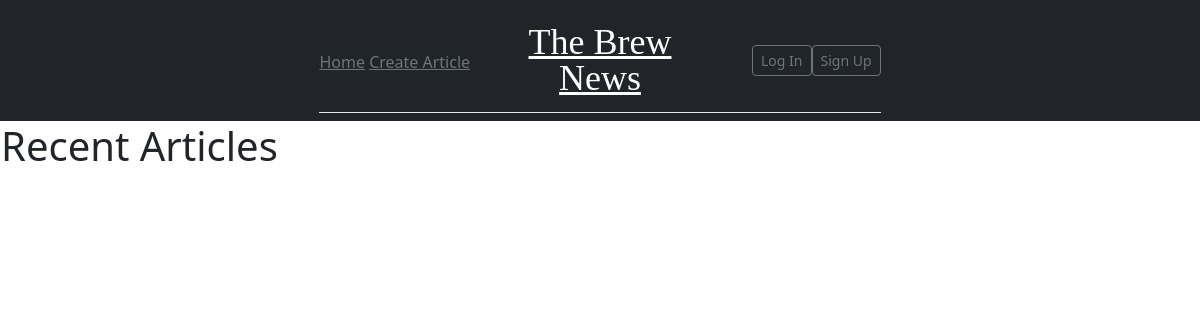
/articles/, run on an earlier commit of the app's database.
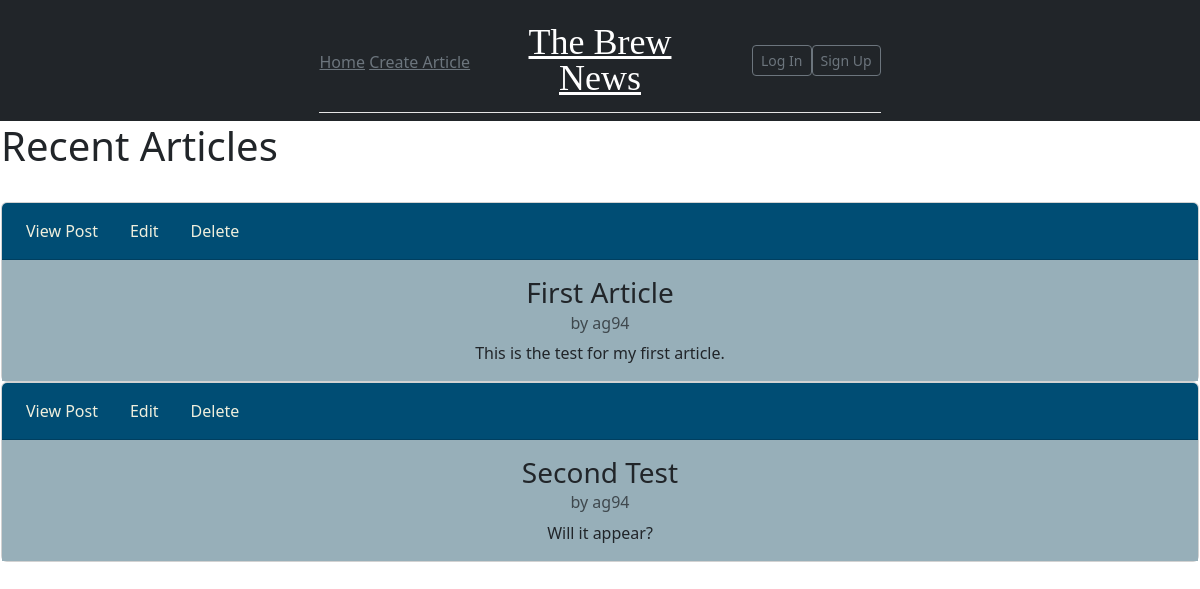
And on a later commit of the database.
### articles/models.py (models this page shows, shortened)
class Article(models.Model):
    title = models.CharField(max_length=200)
    body = models.TextField()
    author = models.ForeignKey(
        get_user_model(),
        on_delete=models.CASCADE,
    )
    date_published = models.DateField(auto_now_add=True)
    image = models.TextField()

### accounts/models.py (models this page shows)
class CustomUser(AbstractUser):
    age = models.PositiveIntegerField(null=True, blank=True)

### articles/views.py (the view)
# urls.py: path('', ArticleListView.as_view(), name='article_list'),
class ArticleListView(ListView):
    model = Article
    template_name = "article_list.html"

### templates/article_list.html (shortened to what this page needs)
{% extends 'base.html' %}
{% block content %}
    <h1>Recent Articles</h1>
    <br>
    {% for article in article_list %}
        <div class="card text-center">
            <div class="card-header" style="background-color: #004D74">
                <ul class="nav nav-pills card-header-pills">
                    <li class="nav-item">
                        <a class="nav-link" style="color: #EFEFDD" href="{% url 'article_detail' article.pk %}">View Post</a>
                    </li>
                    <li class="nav-item">
                        <a class="nav-link" style="color: #EFEFDD" href="{% url 'article_update' article.pk %}">Edit</a>
                    </li>
                    <li class="nav-item">
                        <a class="nav-link" style="color: #EFEFDD" href="{% url 'article_delete' article.pk %}">Delete</a>
                    </li>
                </ul>
            </div>
            <div class="card-body" style="background-color: #97AFB9">
                <h3 class="card-title" >{{ article.title }}</h3>
                <h6 class="card-subtitle mb-2 text-muted">by {{ article.author }}</h6>
                <p class="card-text">{{ article.body }}</p>
            </div>
        </div>
    {% endfor %}
{% endblock content %}

### templates/base.html (shortened to what this page needs)
{% load static %}
<!DOCTYPE html>
<html lang="en">
<head>
    <link href="https://cdn.jsdelivr.net/npm/bootstrap@5.1.1/dist/css/bootstrap.min.css"
        rel="stylesheet"
>
    <link href="../assets/dist/css/bootstrap.min.css" rel="stylesheet">
    <link rel="stylesheet" href="{% static 'css/base.css' %}">
</head>
<body>
    <nav class="navbar navbar-expand-lg navbar-dark bg-dark">
        <div class="navbar-container">
            <header class="blog-header py-3">
                <div class="row flex-nowrap justify-content-between align-items-center">
                    <div class="col-4 pt-1">
                        <a class="link-secondary" href="{% url 'article_list' %}">Home</a>
                        <a class="link-secondary" href="{% url 'article_create' %}">Create Article</a>
                    </div>
                    <div class="col-4 text-center">
                        <a class="blog-header-logo text-white" href="{% url 'home' %}">The Brew News</a>
                    </div>
                    <div class="col-4 d-flex justify-content-end align-items-center" id="navbarNav">
                        <ul class="navbar-nav">
                            {% if user.is_authenticated %}
                                <li class="nav-item">
                                    <a class="btn btn-sm btn-outline-secondary" href="{% url 'logout' %}">Logout</a>
                                </li>
                                <li class="nav-item">
                                    <a class="btn btn-sm btn-outline-secondary" href="{% url 'password_change' %}">Change Password</a>
                                </li>
                            {% else %}
                                <li class="nav-item">
                                    <a class="btn btn-sm btn-outline-secondary" href="{% url 'login' %}">Log In</a>
                                </li>
                                <li class="nav-item">
                                    <a class="btn btn-sm btn-outline-secondary" href="{% url 'signup' %}">Sign Up</a>
                                </li>
                            {% endif %}
                        </ul>
                </div>
            </header>
        </div>
    </nav>
<div class="main-content-container">
    {% block content %}
    {% endblock content %}
</div>
</body>
</html>

### static/css/base.css (style rules this page uses)
html, body .body-login { height: 100%; }
.main-content-container { margin: 1px; }
.blog-header { line-height: 1; border-bottom: 1px solid #e5e5e5; }
.blog-header-logo { font-family: "Playfair Display", Georgia, "Times New Roman", serif; font-size: 2.25rem; }
.navbar-container { margin-left: auto; margin-right: auto; }

What changed in the data, as far as the page shows it:
added Article: title "First Article", author "ag94", body "This is the test for my first article."
added Article: title "Second Test", author "ag94", body "Will it appear?"
